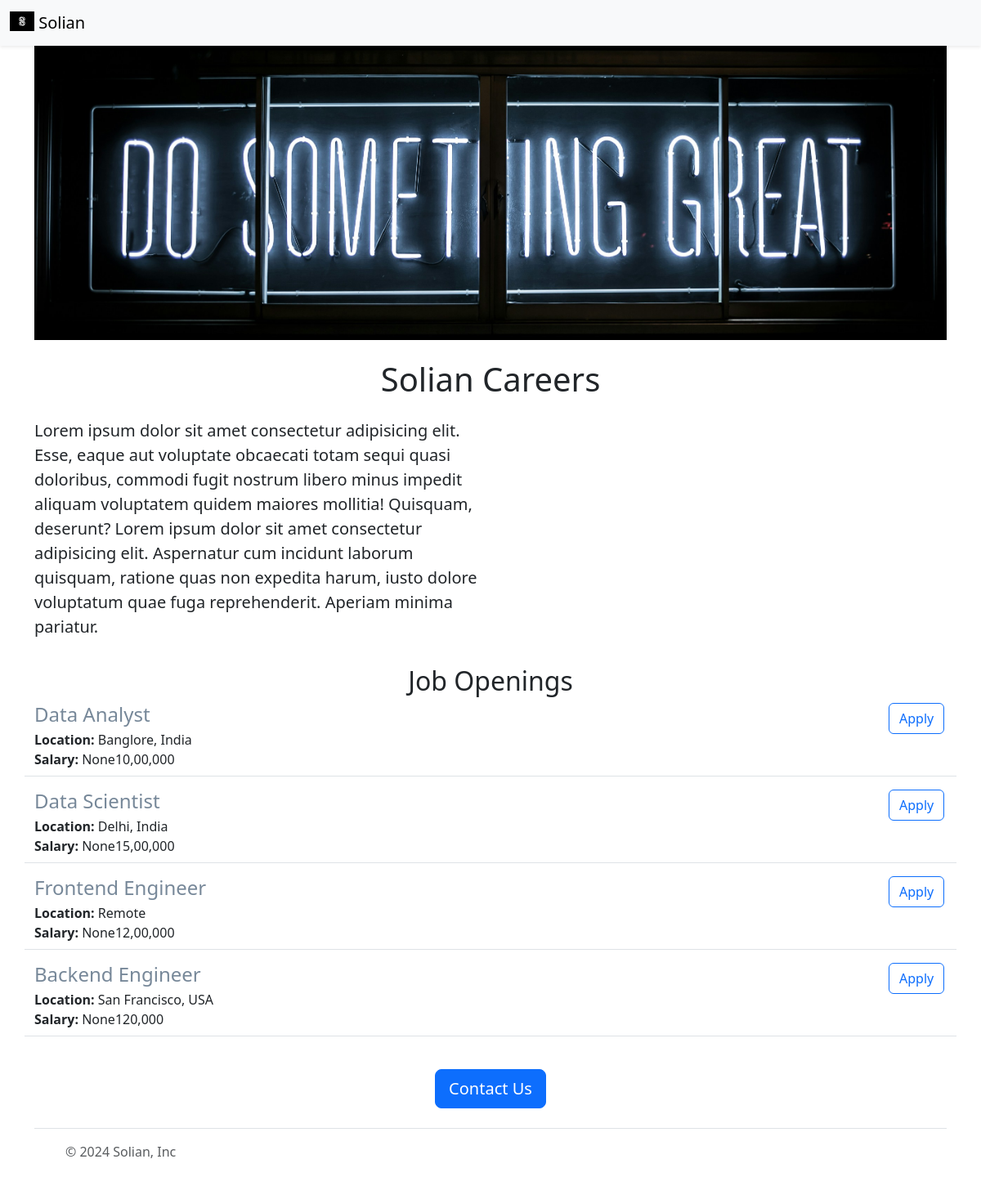
/, run on an earlier commit of the app's database.
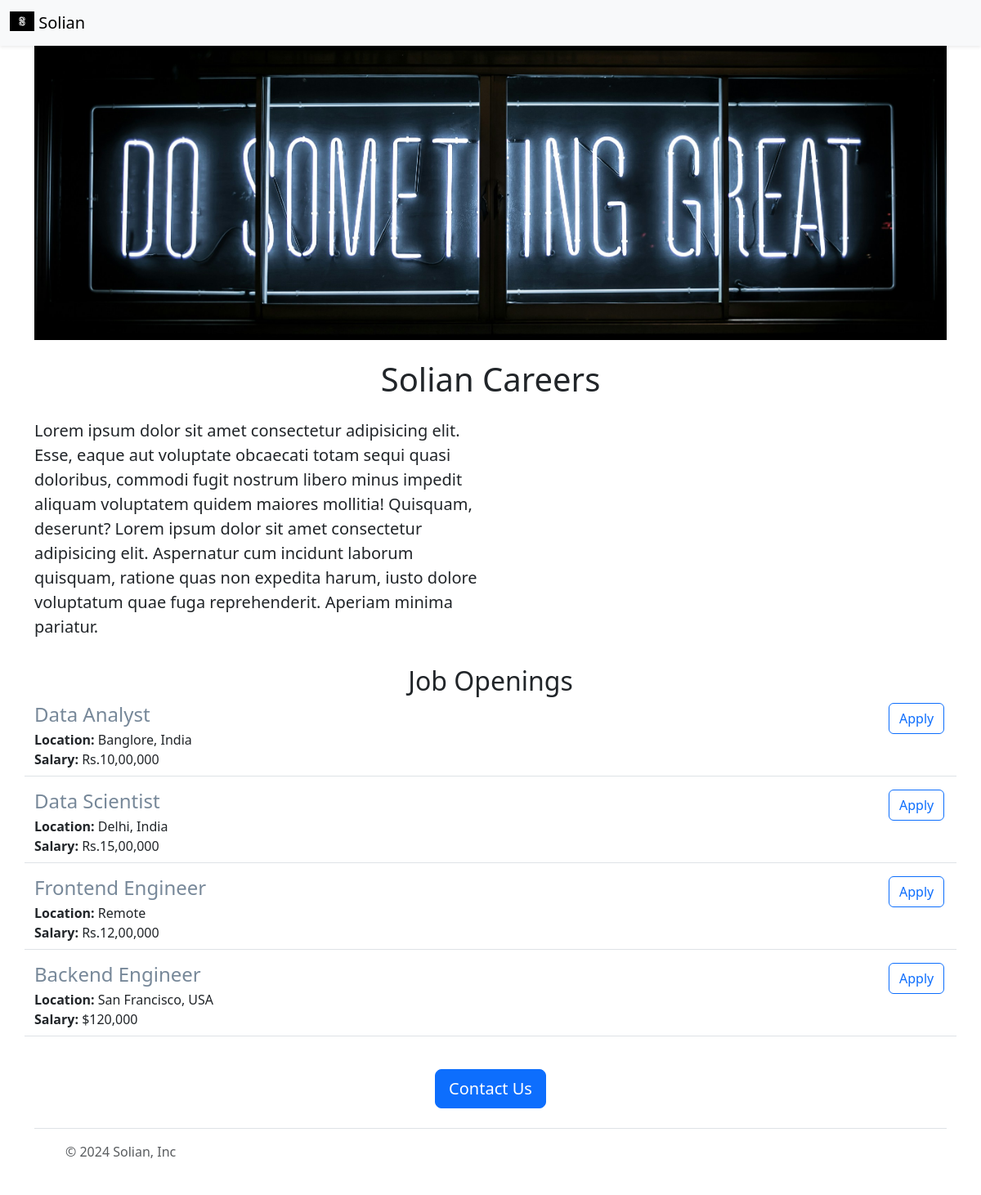
And on a later commit of the database.
### tables this page shows
CREATE TABLE jobs (
    id INTEGER NOT NULL PRIMARY KEY AUTOINCREMENT,
    title VARCHAR(250) NOT NULL,
    location VARCHAR(250) NOT NULL,
    salary INT,
    currency VARCHAR(10),
    responsibilities VARCHAR(2000),
    requirements VARCHAR(2000) 
);

### app.py (the view)
@app.route('/')
def hello_world():
    jobs = load_jobs_from_db()
    return render_template('home.html',
                           jobs=jobs)

### database.py (called while the page is built)
def load_jobs_from_db():
    with engine.connect() as conn:
        result = conn.execute(table.select())
    column_names = result.keys()
    rows = result.fetchall()
    rows_as_dicts = [dict(zip(column_names, row)) for row in rows]
    return rows_as_dicts

### templates/home.html (shortened to what this page needs)
<!DOCTYPE html>
<html lang="en">
<head>
    {% include 'bootstrap.html' %}
</head>
<body>
    {% include 'nav.html' %}
    <div class="container">
        {% include 'banner.html' %}
        <h1 class="text-center mt-2 mb-4">Solian Careers</h1>
        <div class="row" style="margin-bottom: 16px;">
            <div class="col-md-6">
                <p class="lead">
                    Lorem ipsum dolor sit amet consectetur adipisicing elit. Esse, eaque aut voluptate obcaecati
                    totam sequi quasi doloribus, commodi fugit nostrum libero minus impedit aliquam voluptatem quidem
                    maiores
                    mollitia! Quisquam, deserunt? Lorem ipsum dolor sit amet consectetur adipisicing elit. Aspernatur
                    cum
                    incidunt laborum quisquam, ratione quas non expedita harum, iusto dolore voluptatum quae fuga
                    reprehenderit. Aperiam minima pariatur.
                </p>
            </div>
            <div class="d-none d-md-block col-md-6">
            </div>
        </div>
        <h2 class="text-center">Job Openings</h2>
        <div>
            {% for job in jobs %}
            {% include 'jobitems.html'%}
            {% endfor %}
        </div>
        <div class="text-center">
            <button class="btn btn-primary btn-lg mt-4">Contact Us</button>
        </div>
    </div>
    {% include 'footer.html' %}
</body>
</html>

### templates/jobitems.html
<div class="border-bottom row" style="margin-bottom: 16px; padding-bottom: 8px;">
    <div class="col-11">
        <h4 style="color:lightslategrey; margin-bottom: 4px;">
            {{job['title']}}
        </h4>
        <div>
            <b>Location:</b> {{job['location']}}
        </div>
        <div>
            <b>Salary:</b> {{job['currency']}}{{job['salary']}}
        </div>
    </div>
    <div class="col-1">
        <a href="/job/{{job['id']}}" type="button" class="btn btn-outline-primary">Apply</a>
    </div>
</div>

What changed in the data, as far as the page shows it:
changed jobs "Data Analyst": currency "None" → "Rs."
changed jobs "Data Scientist": currency "None" → "Rs."
changed jobs "Frontend Engineer": currency "None" → "Rs."
changed jobs "Backend Engineer": currency "None" → "$"
